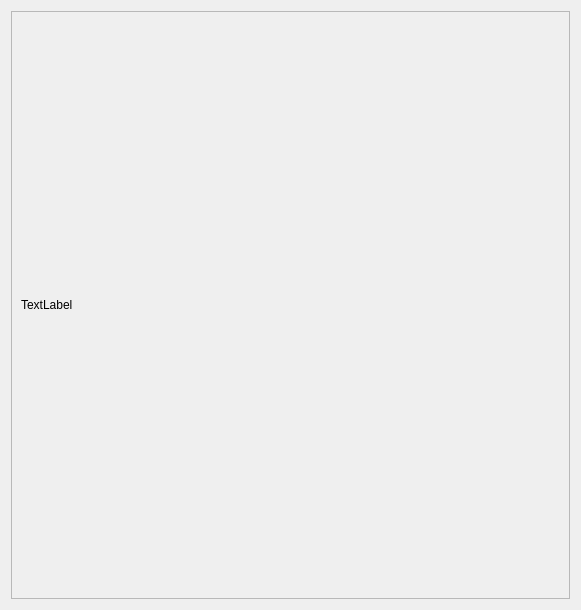
<?xml version="1.0" encoding="UTF-8"?>
<ui version="4.0">
 <class>FrameImage</class>
 <widget class="QFrame" name="FrameImage">
  <property name="geometry">
   <rect>
    <x>0</x>
    <y>0</y>
    <width>581</width>
    <height>610</height>
   </rect>
  </property>
  <property name="windowTitle">
   <string>Frame</string>
  </property>
  <layout class="QVBoxLayout" name="verticalLayout">
   <property name="sizeConstraint">
    <enum>QLayout::SetMinimumSize</enum>
   </property>
   <item>
    <widget class="QScrollArea" name="scrollArea">
     <property name="sizePolicy">
      <sizepolicy hsizetype="Expanding" vsizetype="Expanding">
       <horstretch>0</horstretch>
       <verstretch>0</verstretch>
      </sizepolicy>
     </property>
     <property name="sizeAdjustPolicy">
      <enum>QAbstractScrollArea::AdjustToContents</enum>
     </property>
     <property name="widgetResizable">
      <bool>true</bool>
     </property>
     <widget class="QWidget" name="scrollAreaWidgetContents">
      <property name="geometry">
       <rect>
        <x>0</x>
        <y>0</y>
        <width>561</width>
        <height>590</height>
       </rect>
      </property>
      <property name="sizePolicy">
       <sizepolicy hsizetype="Preferred" vsizetype="Expanding">
        <horstretch>0</horstretch>
        <verstretch>0</verstretch>
       </sizepolicy>
      </property>
      <layout class="QVBoxLayout" name="verticalLayout_2">
       <property name="sizeConstraint">
        <enum>QLayout::SetMinimumSize</enum>
       </property>
       <item>
        <widget class="QLabel" name="image">
         <property name="sizePolicy">
          <sizepolicy hsizetype="Expanding" vsizetype="Maximum">
           <horstretch>0</horstretch>
           <verstretch>0</verstretch>
          </sizepolicy>
         </property>
         <property name="text">
          <string>TextLabel</string>
         </property>
        </widget>
       </item>
      </layout>
     </widget>
    </widget>
   </item>
  </layout>
 </widget>
 <resources/>
 <connections/>
</ui>
